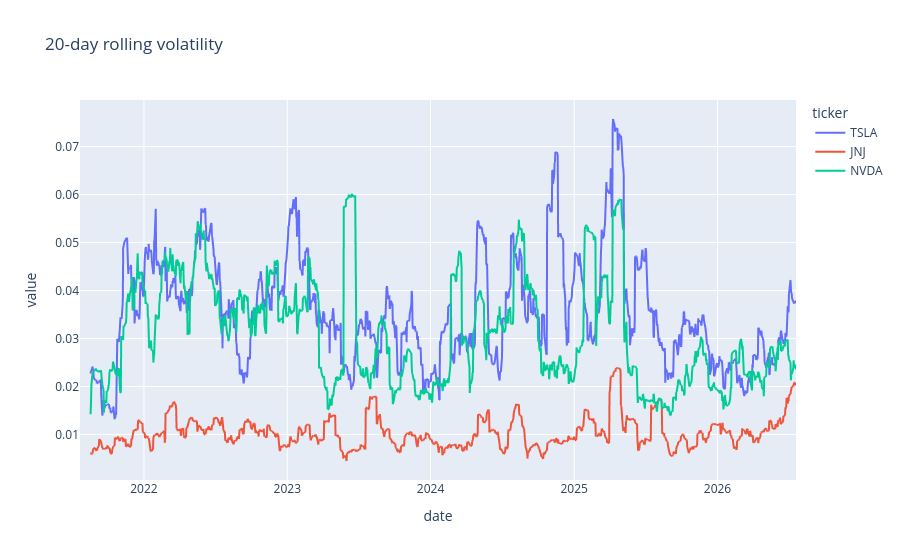

The notebook cell saved with this chart:
### Code cell
vol = returns.rolling(20).std()
fig = px.line(vol[["TSLA", "JNJ", "NVDA"]], title="20-day rolling volatility")
fig.show()

### Figure 1 — Plotly figure (JSON) as saved in the notebook; plotly's stock layout.template omitted (floating-point values rounded to 4 significant figures; data arrays with more than 128 entries replaced by an {"elided": "..."} marker saying what was removed)
{"data": [{"hovertemplate": "ticker=TSLA<br>date=%{x}<br>value=%{y}<extra></extra>", "legendgroup": "TSLA", "line": {"color": "#636efa", "dash": "solid"}, "marker": {"symbol": "circle"}, "mode": "lines", "name": "TSLA", "showlegend": true, "type": "scattergl", "x": {"elided": "1253 str values"}, "xaxis": "x", "y": {"elided": "1253 float values"}, "yaxis": "y"}, {"hovertemplate": "ticker=JNJ<br>date=%{x}<br>value=%{y}<extra></extra>", "legendgroup": "JNJ", "line": {"color": "#EF553B", "dash": "solid"}, "marker": {"symbol": "circle"}, "mode": "lines", "name": "JNJ", "showlegend": true, "type": "scattergl", "x": {"elided": "1253 str values"}, "xaxis": "x", "y": {"elided": "1253 float values"}, "yaxis": "y"}, {"hovertemplate": "ticker=NVDA<br>date=%{x}<br>value=%{y}<extra></extra>", "legendgroup": "NVDA", "line": {"color": "#00cc96", "dash": "solid"}, "marker": {"symbol": "circle"}, "mode": "lines", "name": "NVDA", "showlegend": true, "type": "scattergl", "x": {"elided": "1253 str values"}, "xaxis": "x", "y": {"elided": "1253 float values"}, "yaxis": "y"}], "layout": {"legend": {"title": {"text": "ticker"}, "tracegroupgap": 0}, "title": {"text": "20-day rolling volatility"}, "xaxis": {"anchor": "y", "domain": [0, 1], "title": {"text": "date"}}, "yaxis": {"anchor": "x", "domain": [0, 1], "title": {"text": "value"}}}}
